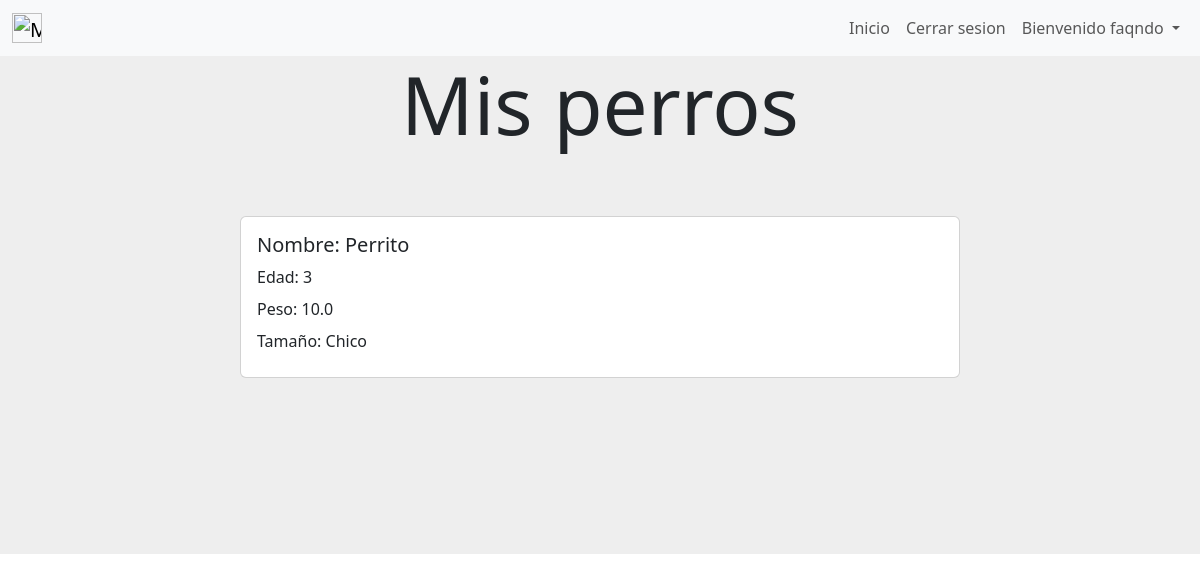
/mis_perros (signed in), run on an earlier commit of the app's database.
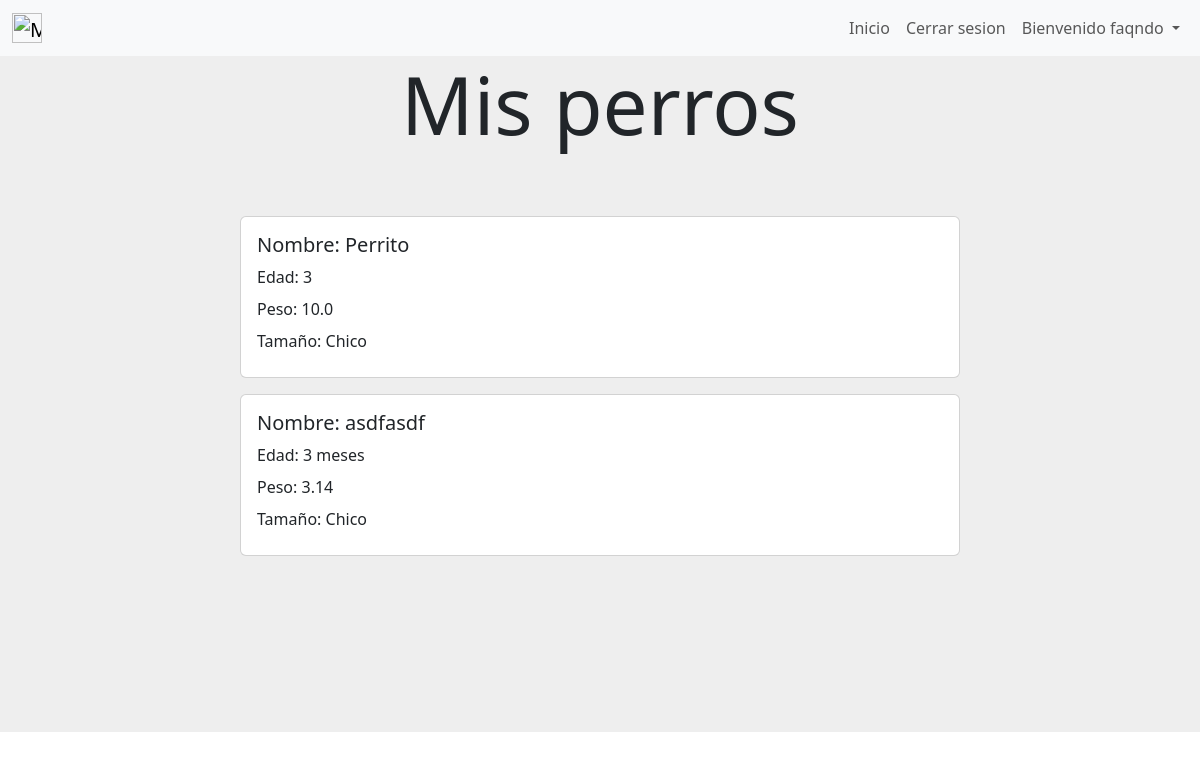
And on a later commit of the database.
### gestion_de_mascotas/models.py (models this page shows, shortened)
class Perro(models.Model):
    nombre = models.CharField(verbose_name="Nombre",max_length=30)
    edad = models.CharField(verbose_name="Edad", max_length=100)
    peso = models.FloatField(verbose_name="Peso")
    size = models.CharField(verbose_name="Tamaño", max_length=50)
    dni_owner = models.CharField(max_length=8, verbose_name="Dni del dueño")
    class Meta:
        unique_together = (('nombre', 'dni_owner'))
        verbose_name='perro'
        verbose_name_plural='perros'

### gestion_de_mascotas/views.py (the view)
# urls.py: path('mis_perros',views.mis_perros, name= "mis_perros"),
def mis_perros (request) :
    mis_perros=Perro.objects.filter(dni_owner = request.user.dni)
    return render(request,"gestion_de_mascotas/mis_perros.html",{"mis_perros":mis_perros})

### gestion_de_mascotas/templates/gestion_de_mascotas/mis_perros.html
{% extends "gestion_de_usuarios/base.html" %}
{% block content %}
{% if user.is_authenticated %}
<div style="background-color:#eee;height: 20%;text-align: center;">
    <h1 class="display-1">Mis perros</h1>
</div>
{% if mis_perros.count == 0 %}
<div style="background-color: #eee;background-position: center;background-size: cover; align-items: center;justify-content: center;display: flex;">
    <div class="card mb-3 element-home-color" style="width: 60%;">
        <div class="row g-0">
            <div class="card">
                <div class="card-body">
                    Aún no tienes ningún perro agregado.
                </div>
            </div>
        </div>
    </div>
</div>
{% else %}
        {% for perro in mis_perros %}
        <div style="background-color: #eee;background-position: center;background-size: cover; align-items: center;justify-content: center;display: flex;">
            <div class="card mb-3 element-home-color" style="width: 60%;">
                <div class="row g-0">
                <div class="col-md-8">
                    <div class="card-body">
                    <h5 class="card-title">Nombre: {{perro.nombre}}</h5>
                    <p class="card-title">Edad: {{perro.edad}}</p>
                    <p class="card-title">Peso: {{perro.peso}}</p>
                    <p class="card-title">Tamaño: {{perro.size}}</p>
                    </div>
                </div>
                </div>
            </div>
        </div>
        {% endfor %}
<div style="background-color:#eee;height: 20%;">
</div>
{% endif %}
{% else %}
    <img src="https://st.depositphotos.com/31068556/51146/v/600/depositphotos_511461970-stock-illustration-concept-design-of-an-empty.jpg" class="img-fluid rounded-start" alt="..." style="border-radius: 4px;">
{% endif %}
{% endblock %}

What changed in the data, as far as the page shows it:
added Perro: nombre "asdfasdf", edad "3 meses", peso "3.14", size "Chico"
